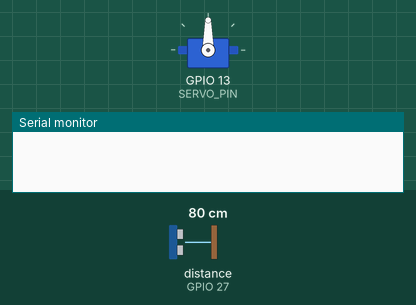
Recording of a sketch running on a simulated ESP32. Shown: servo, the last lines printed to the serial monitor. Wiring (inferred from the names in the program): ultrasonic range finder: trigger GPIO 14; echo GPIO 27. Inputs (shaded band) come from the test bench; at power-on: distance to the obstacle (sensor on GPIO 27) 80 cm. The echo pulse lasts 58.3 µs per cm.

Above: at 0.1 s.
1.8 s: distance to the obstacle (sensor on GPIO 27) set to 2 cm
At 2.6 s:
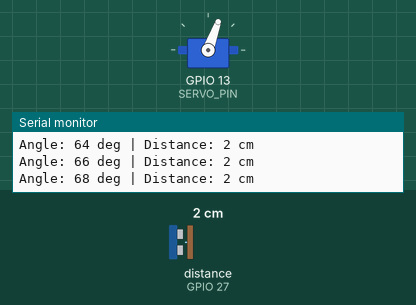
4.8 s: distance to the obstacle (sensor on GPIO 27) set to 250 cm
At 6.1 s:
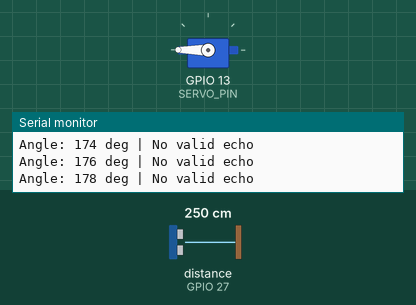
7.8 s: distance to the obstacle (sensor on GPIO 27) set to 4 cm
At 8.9 s:
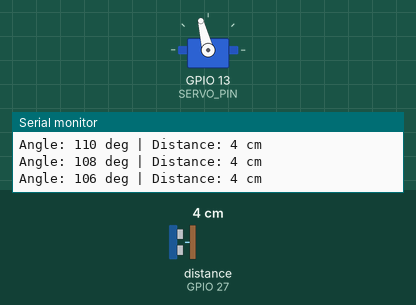
10.8 s: distance to the obstacle (sensor on GPIO 27) set to 18 cm
13.8 s: distance to the obstacle (sensor on GPIO 27) set to 60 cm
Timing chart, 0 to 17.8 s (numbered marks = the images above; inputs shaded):
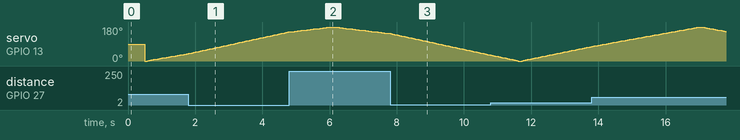

Measured:
- by itself, servo on GPIO 13 (SERVO_PIN): rises from 76° to 180° in 3.2 s, then falls to 156° in 0.81 s

The sketch:

esp32radar.ino.ino
```cpp
#include <ESP32Servo.h>

#define SERVO_PIN 13
#define TRIG_PIN  14
#define ECHO_PIN  27

const int MAX_DISTANCE_CM = 200;
const int STEP_ANGLE = 2;
const int SETTLE_TIME_MS = 35;

Servo radarServo;

long readOneDistance() {
  digitalWrite(TRIG_PIN, LOW);
  delayMicroseconds(3);

  digitalWrite(TRIG_PIN, HIGH);
  delayMicroseconds(10);
  digitalWrite(TRIG_PIN, LOW);

  unsigned long duration = pulseIn(ECHO_PIN, HIGH, 25000);

  if (duration == 0) {
    return -1;
  }

  long cm = duration * 0.0343 / 2.0;

  if (cm < 2 || cm > MAX_DISTANCE_CM) {
    return -1;
  }

  return cm;
}

long getFilteredDistance() {
  long values[3];
  int count = 0;

  for (int i = 0; i < 3; i++) {
    long cm = readOneDistance();

    if (cm >= 0) {
      values[count++] = cm;
    }

    delay(5);
  }

  if (count == 0) {
    return -1;
  }

  // Sort the valid readings
  for (int i = 0; i < count - 1; i++) {
    for (int j = i + 1; j < count; j++) {
      if (values[j] < values[i]) {
        long temp = values[i];
        values[i] = values[j];
        values[j] = temp;
      }
    }
  }

  return values[count / 2];
}

void scanAtAngle(int angle) {
  radarServo.write(angle);
  delay(SETTLE_TIME_MS);

  long distance = getFilteredDistance();

  Serial.print("Angle: ");
  Serial.print(angle);
  Serial.print(" deg | ");

  if (distance < 0) {
    Serial.println("No valid echo");
  } else {
    Serial.print("Distance: ");
    Serial.print(distance);
    Serial.println(" cm");
  }
}

void setup() {
  Serial.begin(115200);

  pinMode(TRIG_PIN, OUTPUT);
  pinMode(ECHO_PIN, INPUT);
  digitalWrite(TRIG_PIN, LOW);

  radarServo.setPeriodHertz(50);
  radarServo.attach(SERVO_PIN, 500, 2400);
  radarServo.write(90);

  delay(500);
  Serial.println("FILTERED ESP32 RADAR READY");
}

void loop() {
  for (int angle = 0; angle <= 180; angle += STEP_ANGLE) {
    scanAtAngle(angle);
  }

  for (int angle = 180; angle >= 0; angle -= STEP_ANGLE) {
    scanAtAngle(angle);
  }
}
```
